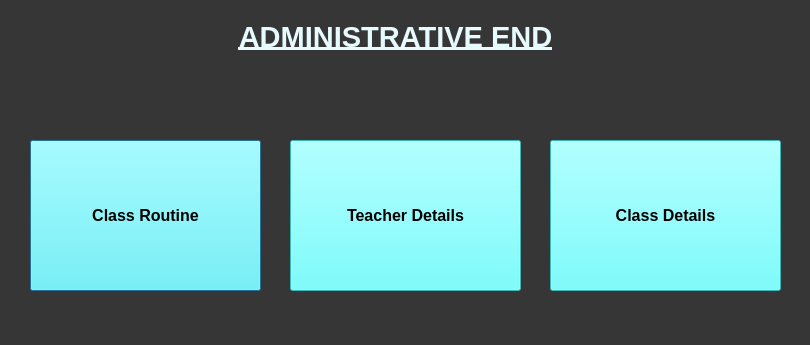
<?xml version="1.0" encoding="UTF-8"?>
<ui version="4.0">
 <class>Dialog</class>
 <widget class="QDialog" name="Dialog">
  <property name="geometry">
   <rect>
    <x>0</x>
    <y>0</y>
    <width>810</width>
    <height>345</height>
   </rect>
  </property>
  <property name="windowTitle">
   <string>Dialog</string>
  </property>
  <property name="styleSheet">
   <string notr="true">background-color:rgb(54,54,54);</string>
  </property>
  <widget class="QLabel" name="label">
   <property name="geometry">
    <rect>
     <x>140</x>
     <y>20</y>
     <width>511</width>
     <height>65</height>
    </rect>
   </property>
   <property name="font">
    <font>
     <family>MS Shell Dlg 2</family>
     <pointsize>22</pointsize>
     <weight>75</weight>
     <italic>false</italic>
     <bold>true</bold>
     <underline>true</underline>
    </font>
   </property>
   <property name="mouseTracking">
    <bool>false</bool>
   </property>
   <property name="layoutDirection">
    <enum>Qt::LeftToRight</enum>
   </property>
   <property name="autoFillBackground">
    <bool>false</bool>
   </property>
   <property name="styleSheet">
    <string notr="true">
color:rgb(231, 251, 255)</string>
   </property>
   <property name="text">
    <string>ADMINISTRATIVE END</string>
   </property>
   <property name="alignment">
    <set>Qt::AlignHCenter|Qt::AlignTop</set>
   </property>
   <property name="margin">
    <number>2</number>
   </property>
  </widget>
  <widget class="QPushButton" name="routine">
   <property name="geometry">
    <rect>
     <x>30</x>
     <y>140</y>
     <width>231</width>
     <height>151</height>
    </rect>
   </property>
   <property name="font">
    <font>
     <pointsize>12</pointsize>
     <weight>75</weight>
     <bold>true</bold>
    </font>
   </property>
   <property name="styleSheet">
    <string notr="true">background-color:rgb(85, 255, 255);

</string>
   </property>
   <property name="text">
    <string>Class Routine</string>
   </property>
  </widget>
  <widget class="QPushButton" name="teachers">
   <property name="geometry">
    <rect>
     <x>290</x>
     <y>140</y>
     <width>231</width>
     <height>151</height>
    </rect>
   </property>
   <property name="font">
    <font>
     <pointsize>12</pointsize>
     <weight>75</weight>
     <bold>true</bold>
    </font>
   </property>
   <property name="styleSheet">
    <string notr="true">background-color:rgb(85, 255, 255);

</string>
   </property>
   <property name="text">
    <string>Teacher Details</string>
   </property>
  </widget>
  <widget class="QPushButton" name="classdetails">
   <property name="geometry">
    <rect>
     <x>550</x>
     <y>140</y>
     <width>231</width>
     <height>151</height>
    </rect>
   </property>
   <property name="font">
    <font>
     <pointsize>12</pointsize>
     <weight>75</weight>
     <bold>true</bold>
    </font>
   </property>
   <property name="mouseTracking">
    <bool>false</bool>
   </property>
   <property name="styleSheet">
    <string notr="true">background-color:rgb(85, 255, 255);

</string>
   </property>
   <property name="text">
    <string>Class Details</string>
   </property>
  </widget>
 </widget>
 <resources/>
 <connections/>
</ui>
